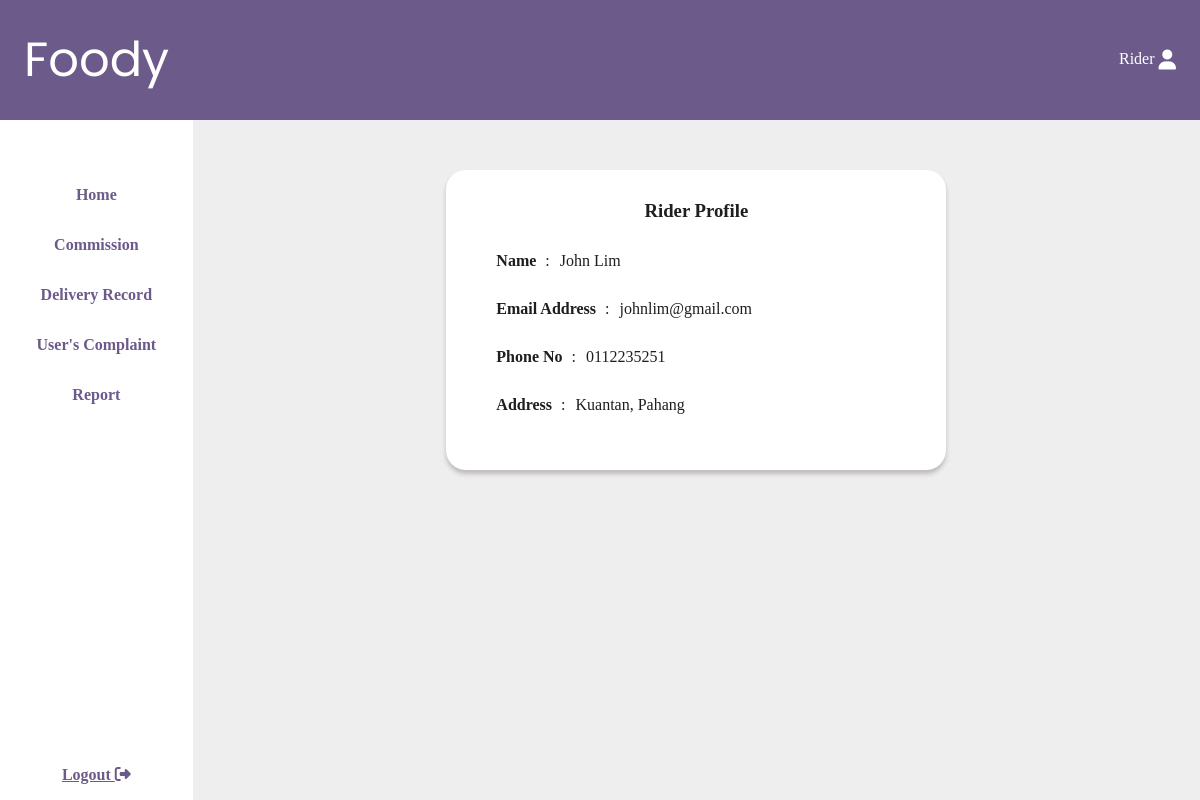
The app's page /rider/view/riderprofile.php (signed in) with its own data.
### tables this page shows
CREATE TABLE `rider` (
  `rider_ID` int(10) NOT NULL,
  `rider_name` varchar(30) DEFAULT NULL,
  `rider_email` varchar(30) DEFAULT NULL,
  `rider_phoneNum` varchar(11) DEFAULT NULL,
  `rider_password` varchar(20) DEFAULT NULL,
  `rider_address` varchar(30) DEFAULT NULL
);

### rider/view/riderprofile.php (the view, shortened to what this page needs)
<!DOCTYPE html>
<html lang="en">
<head>
    <link rel="stylesheet" href="../styles/main.css">
    <link rel="stylesheet" href="../styles/riderprofile.css">
    <link rel="stylesheet" href="https://cdnjs.cloudflare.com/ajax/libs/font-awesome/4.7.0/css/font-awesome.min.css">
</head>
<body>
    <div id="title-bar">
        <a id="foody-link" class="icon-link" href="#index.html">Foody</a>
       <div>
          <a class="icon-link" href="#">
            <p>Rider</p>
            <i class="fa-solid fa-user"></i>
          </a>
        </div>
    </div>
    <div id="content-wrapper">
        <nav id="nav-bar">
        <ul>
            <li><a  class="nav-link" href="home/mainPage.php">Home</a></li>
            <li><a class="nav-link" href="commission/commissionWeekly.php">Commission</a></li>
            <li><a id="deliveryRecord" class="nav-link" href="delivery record/deliveryRecord.php">Delivery Record</a></li>
            <li><a id="complaint" class="nav-link" href="user complaint/complaint.php">User's Complaint</a></li>
            <li><a class="nav-link" href="report/report.php">Report</a></li>
        </ul>
            <a href="../../../logout.php" class="nav-link" style="text-decoration: underline;">
                Logout
                <i class="fa fa-sign-out" aria-hidden="true" style></i>
            </a>
        </nav>
        <?php
           include 'connectDB.php';
           $rider = $_SESSION["rider"];
            $sql = "SELECT rider_name, rider_email, rider_phoneNum, rider_address FROM `rider` WHERE rider_ID = '$rider'";
            $result = mysqli_query($link, $sql);?>
        <div id="main-content">
        <div id="riderInfo">
            <h3>Rider Profile</h3>
            <ul>
            <?php
            if (mysqli_num_rows($result) > 0) {
                while($row = mysqli_fetch_assoc($result))
                {
                echo "
                        <li>Name <p>:</p><p>".$row['rider_name']."</p></li>
                        <li>Email Address <p>:</p><p>".$row['rider_email']."</p></li>
                        <li>Phone No <p>:</p><p>".$row['rider_phoneNum']."</p></li>
                        <li>Address <p>:</p><p>".$row['rider_address']."</p></li> ";
                        }}
            ?>
                    </ul>
        </div>
        </div>
        </div>
</body>
</html>

### rider/styles/main.css (style rules this page uses)
:root { --primary-bg: #6C5A8A; --light-grey-bg: #EEE; --primary-txt: #1E1E1E; --seperator: #A9A9A9; --button-hover: #493b5e; --shadow: 0 4px 4px 0 rgba(60, 41, 41, 0.25); }
* { margin: 0; padding: 0; box-sizing: border-box; }
body { min-height: 100vh; width: 100vw; color: var(--primary-txt); }
#title-bar { display: flex; align-items: center; justify-content: space-between; color: white; background-color: var(--primary-bg); height: 120px; width: 100%; padding: 32px 24px; }
#foody-link { font: 3rem 'Poppins', sans-serif; }
.icon-link { color: white; text-decoration: none; display: flex; }
.icon-link { color: white }
.fa-user { font-size: 20px; margin-left: 4px; }
#content-wrapper { display: flex; flex-direction: row; background-color: var(--primary-bg); height: calc(100vh - 120px); }
#nav-bar { display: flex; flex-direction: column; justify-content: space-between; background-color: white; height: 100%; width: 236px; padding-top: 50px; }
.nav-link { display: inline-block; width: 100%; padding: 16px 24px; color: var(--primary-bg); font: bold 1rem 'PT-serif', serif; text-decoration: none; text-align: center; }
#main-content { background-color: var(--light-grey-bg); width: 100%; padding: 50px 75px; overflow-y: scroll; }

### rider/styles/riderprofile.css (style rules this page uses)
#riderInfo { width: 500px; height: 300px; margin-left: auto; margin-right: auto; background-color: white; border-radius: 20px; box-shadow: var(--shadow); }
#riderInfo h3 { padding-top: 30px; text-align: center; margin-bottom: 30px; }
#riderInfo ul li { list-style: none; margin-bottom: 30px; padding-left: 50px; font-weight: bold; }
#riderInfo ul li p { display: inline-flex; margin-left: 5px; font-weight: lighter; margin-right: 5px; }

### records on screen
rider: rider_name "John Lim", rider_email "johnlim@gmail.com", rider_phoneNum "0112235251", rider_address "Kuantan, Pahang"
